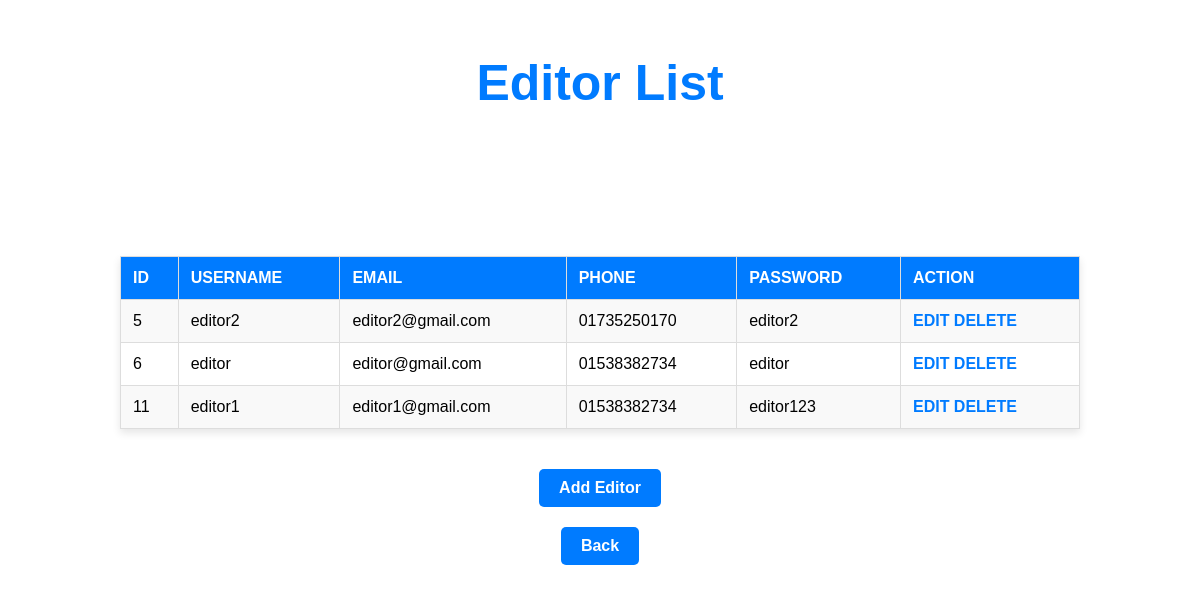
/View/editorlist.php, run on the app's committed database.
### tables this page shows
CREATE TABLE `editor` (
  `editor_id` int(11) NOT NULL,
  `username` varchar(20) NOT NULL,
  `email` varchar(20) NOT NULL,
  `phone` varchar(30) NOT NULL,
  `password` varchar(30) NOT NULL
);

### Model/userModel.php (called while the page is built, shortened)
<?php
function getConnection(){
    $conn = mysqli_connect('127.0.0.1', 'root', '', 'member');
    return $conn;
}
function getEditors() {
    $conn = getConnection();
    $sql = "SELECT * FROM editor";
    $result = mysqli_query($conn, $sql) or die("Error: " . mysqli_error($conn));
    $editors = [];
    if ($result && mysqli_num_rows($result) > 0) {
        while ($row = mysqli_fetch_assoc($result)) {
            $editors[] = $row;
        }
    }
    return $editors;
}
$editors = getEditors();
?>

### View/editorlist.php (the view, shortened to what this page needs)
<?php
require_once '../Model/userModel.php';
$editors = getEditors();
?>
<!DOCTYPE html>
<html lang="en">
<head>
    <link rel="stylesheet" href="../Style/styles.css">
</head>
<body>
    <h1>Editor List</h1>
    <table>
        <tr>
            <th>id</th>
            <th>Username</th>
            <th>Email</th>
            <th>Phone</th>
            <th>Password</th>
            <th>Action</th>
        </tr>
        <?php foreach ($editors as $editor) { ?>
            <tr id="editor-<?php echo $editor['editor_id']; ?>">
                <td><?php echo $editor['editor_id']; ?></td>
                <td><?php echo $editor['username']; ?></td>
                <td><?php echo $editor['email']; ?></td>
                <td><?php echo $editor['phone']; ?></td>
                <td><?php echo $editor['password']; ?></td>
                <td>
                    <a href="editor_update.php?editor_id=<?php echo $editor['editor_id']; ?>"> EDIT </a>
                    <a href="javascript:void(0);" onclick="deleteEditor(<?php echo $editor['editor_id']; ?>)"> DELETE </a>
                </td>
            </tr>
        <?php } ?>
    </table>
    <div class="back-btn">
        <a href="editor_add.php">Add Editor</a>
    </div>
    <div class="back-btn">
        <a href="../View/adminhome.php">Back</a>
    </div>
</body>
</html>

### Style/styles.css (style rules this page uses)
body { font-family: Arial, sans-serif; margin: 0; padding: 0; background-color: #f4f4f4; display: flex; justify-content: center; align-items: center; height: 100vh; flex-direction: column; box-sizing: border-box; }
h1 { text-align: center; color: #333; font-size: 32px; margin-bottom: 20px; }
.back-btn { margin-top: 20px; text-align: center; }
.back-btn a { text-decoration: none; background-color: #007BFF; color: white; padding: 10px 20px; border-radius: 4px; font-size: 16px; display: inline-block; }

### View/editorlist.php (style rules this page uses)
body { font-family: Arial, sans-serif; margin: 0; padding: 0; background-color:rgb(255, 255, 255); }
h1 { position: absolute; top: 20px; left: 50%; transform: translateX(-50%); text-align: center; color: #007BFF; font-size: 50px; font-weight: bold; }
table { width: 80%; margin: 20px auto; border-collapse: collapse; background-color: #fff; box-shadow: 0 4px 8px rgba(0, 0, 0, 0.1); }
th, td { padding: 12px; text-align: left; border: 1px solid #ddd; }
th { background-color: #007BFF; color: #fff; text-transform: uppercase; }
tr:nth-child(even) { background-color: #f9f9f9; }
td a { text-decoration: none; color: #007BFF; font-weight: bold; }
.back-btn { text-align: center; margin-top: 20px; }
.back-btn a { text-decoration: none; padding: 10px 20px; background-color: #007BFF; color: #fff; border-radius: 5px; font-weight: bold; transition: background-color 0.3s; }

### data on the page
editor: editor_id "5", username "editor2", email "editor2@gmail.com", phone "01735250170", password "editor2"
editor: editor_id "6", username "editor", email "editor@gmail.com", phone "01538382734", password "editor"
editor: editor_id "11", username "editor1", email "editor1@gmail.com", phone "01538382734", password "editor123"
